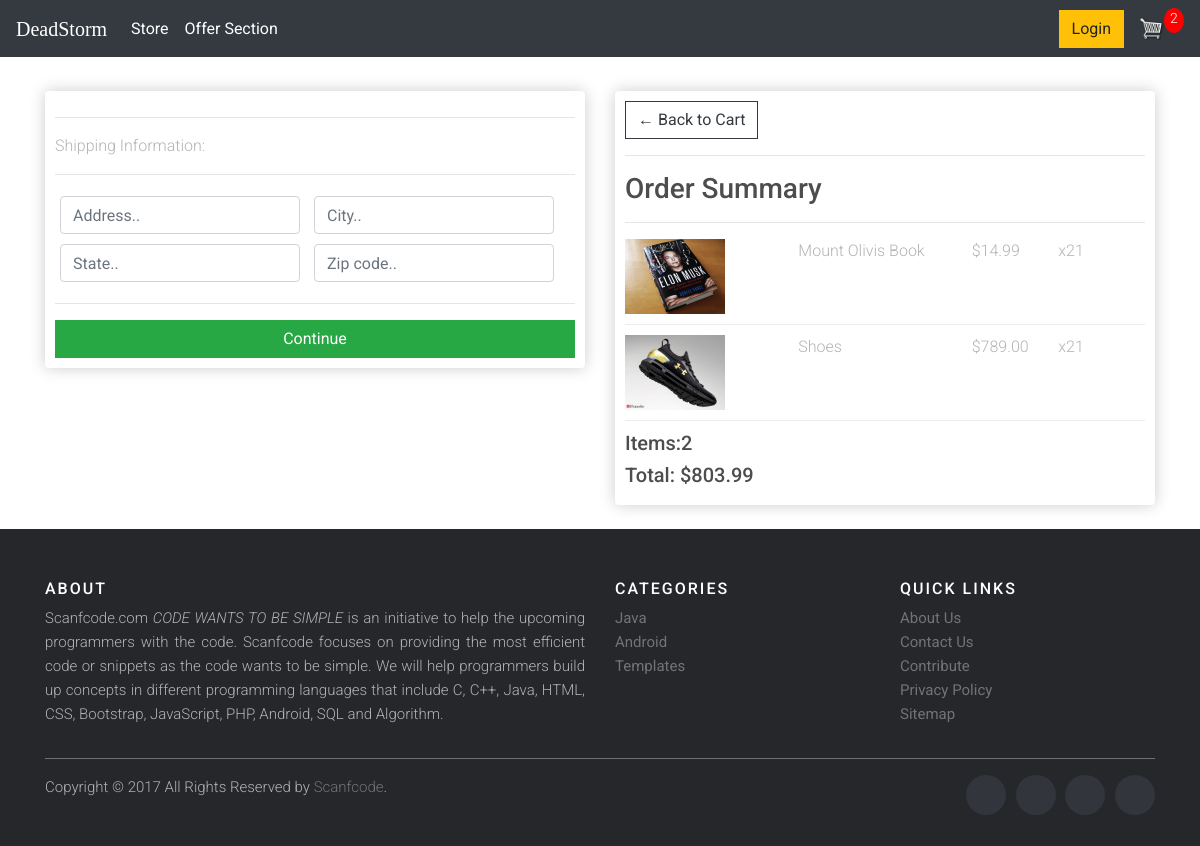
/checkout/ (signed in), run on an earlier commit of the app's database.
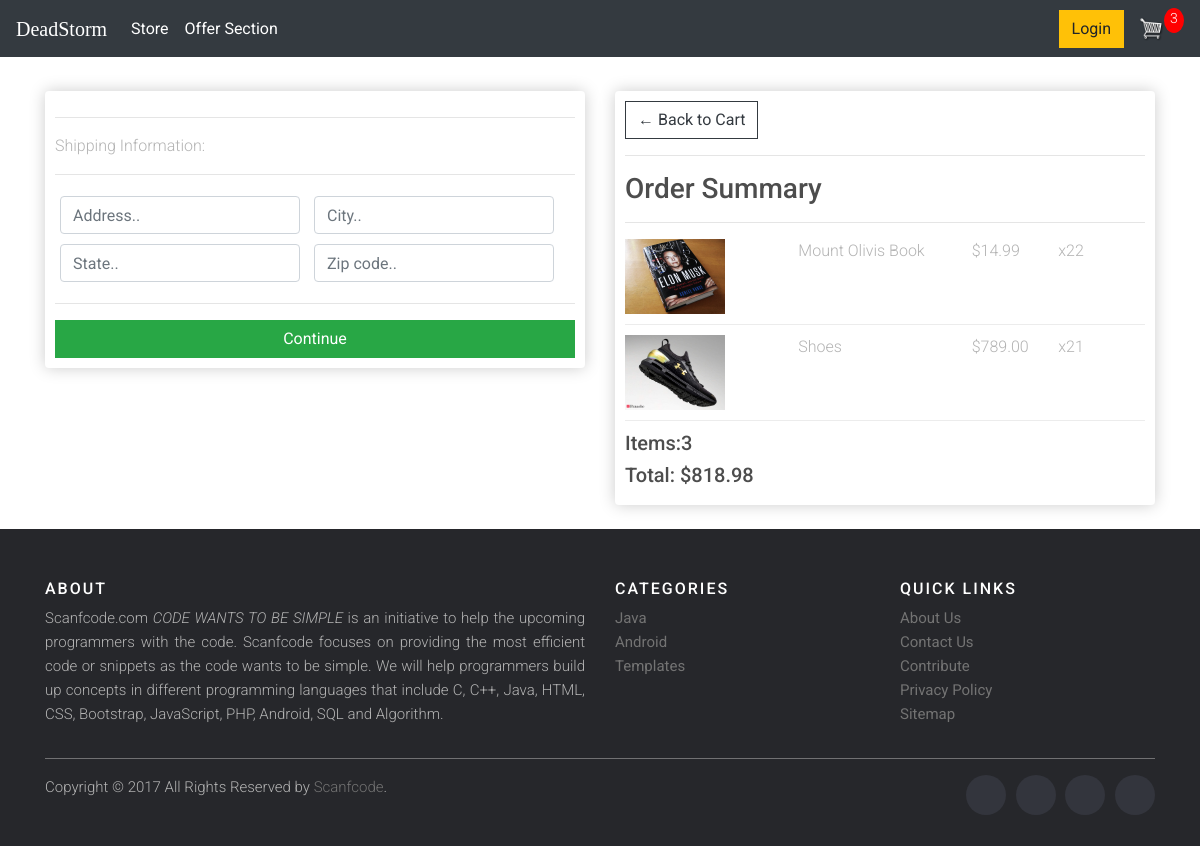
And on a later commit of the database.
### store/models.py (models this page shows, shortened)
class OrderItem(models.Model):
	product=models.ForeignKey(Product, on_delete=models.SET_NULL,blank=True, null= True)
	order=models.ForeignKey(Order, on_delete=models.SET_NULL,blank=True, null= True)
	quantity=models.IntegerField(default=0,null=True,blank=True)
	date_added = models.DateField(auto_now_add=True)
	@property
	def get_total(self):
		total=self.product.price * self.quantity
		return total

class Order(models.Model):
	customer=models.ForeignKey(Customer, on_delete=models.SET_NULL,blank=True, null= True)
	date_ordered = models.DateField(auto_now_add=True)
	complete = models.BooleanField(default=False,null=True,blank=False)
	transaction_id= models.CharField(max_length=200)
	@property
	def shipping(self):
		shipping=False
		orderItems=self.orderitem_set.all()
		for i in orderItems:
			if i.product.digital == False:
				shipping=True
		return shipping
	@property
	def get_cart_total(self):
		orderitems=self.orderitem_set.all()
		total=sum([item.get_total for item in orderitems])
		return total
	@property
	def get_cart_items(self):
		orderitems=self.orderitem_set.all()
		total=sum([item.quantity for item in orderitems])
		return total

class Product(models.Model):
	name = models.CharField(max_length=200)
	price = models.DecimalField(max_digits=7,decimal_places=2)
	digital = models.BooleanField(default=False,null=True, blank=False)
	image=models.ImageField(null=True,blank=True)
	@property
	def imageURL(self):
		try:
			url=self.image.url
		except:
			url=''
		return url

### store/views.py (the view)
# urls.py: path('checkout/',views.checkout,name='checkout'),
def checkout(request):
	data=cartData(request)
	CartItems=data['CartItems']
	order=data['order']
	items=data['items']
	context={'items':items,'order':order,'CartItems':CartItems}
	return render(request, 'store/checkout.html', context)

### store/utils.py (called while the page is built)
def cartData(request):
	if request.user.is_authenticated:
		customer=request.user.customer
		order,created=Order.objects.get_or_create(customer=customer,complete=False)
		items=order.orderitem_set.all()
		CartItems=order.get_cart_items
	else:
		cookieData=cookieCart(request)
		CartItems=cookieData['CartItems']
		order=cookieData['order']
		items=cookieData['items']
	return {'CartItems':CartItems,'order':order,'items':items}

### store/templates/store/checkout.html (shortened to what this page needs)
{% extends 'store/main.html' %}
{% load static %}
{% block content %}
    <div class="row">
		<div class="col-lg-6">
			<div class="box-element" id="form-wrapper">
				<form id="form">
					<div id="shipping-info">
						<hr>
						<p>Shipping Information:</p>
						<hr>
						<div class="form-field">
							<input class="form-control" type="text" name="address" placeholder="Address..">
						</div>
						<div class="form-field">
							<input class="form-control" type="text" name="city" placeholder="City..">
						</div>
						<div class="form-field">
							<input class="form-control" type="text" name="state" placeholder="State..">
						</div>
						<div class="form-field">
							<input class="form-control" type="text" name="zipcode" placeholder="Zip code..">
						</div>
					</div>
					<hr>
					<input id="form-button" class="btn btn-success btn-block" type="submit" value="Continue">
				</form>
			</div>
			<br>
		</div>
		<div class="col-lg-6">
			<div class="box-element">
				<a  class="btn btn-outline-dark" href="{% url 'cart' %}">&#x2190; Back to Cart</a>
				<hr>
				<h3>Order Summary</h3>
				<hr>
				{% for item in items %}
				<div class="cart-row">
					<div style="flex:2"><img class="row-image" src="{{item.product.imageURL}}"></div>
					<div style="flex:2"><p>{{item.product.name}}</p></div>
					<div style="flex:1"><p>${{item.product.price}}</p></div>
					<div style="flex:1"><p>x2{{item.quantity}}</p></div>
				</div>
				{% endfor %}
				<h5>Items:{{order.get_cart_items}}</h5>
				<h5>Total:   ${{order.get_cart_total|floatformat:2}}</h5>
			</div>
		</div>
	</div>
{% endblock content %}

What changed in the data, as far as the page shows it:
changed OrderItem "Mount Olivis Book": quantity "1" → "2"
changed through a linked row, Order: get_cart_items "2" → "3"; get_cart_total "803.99" → "818.98"
Also different on the page:
{{ CartItems }}: "2" → "3"
